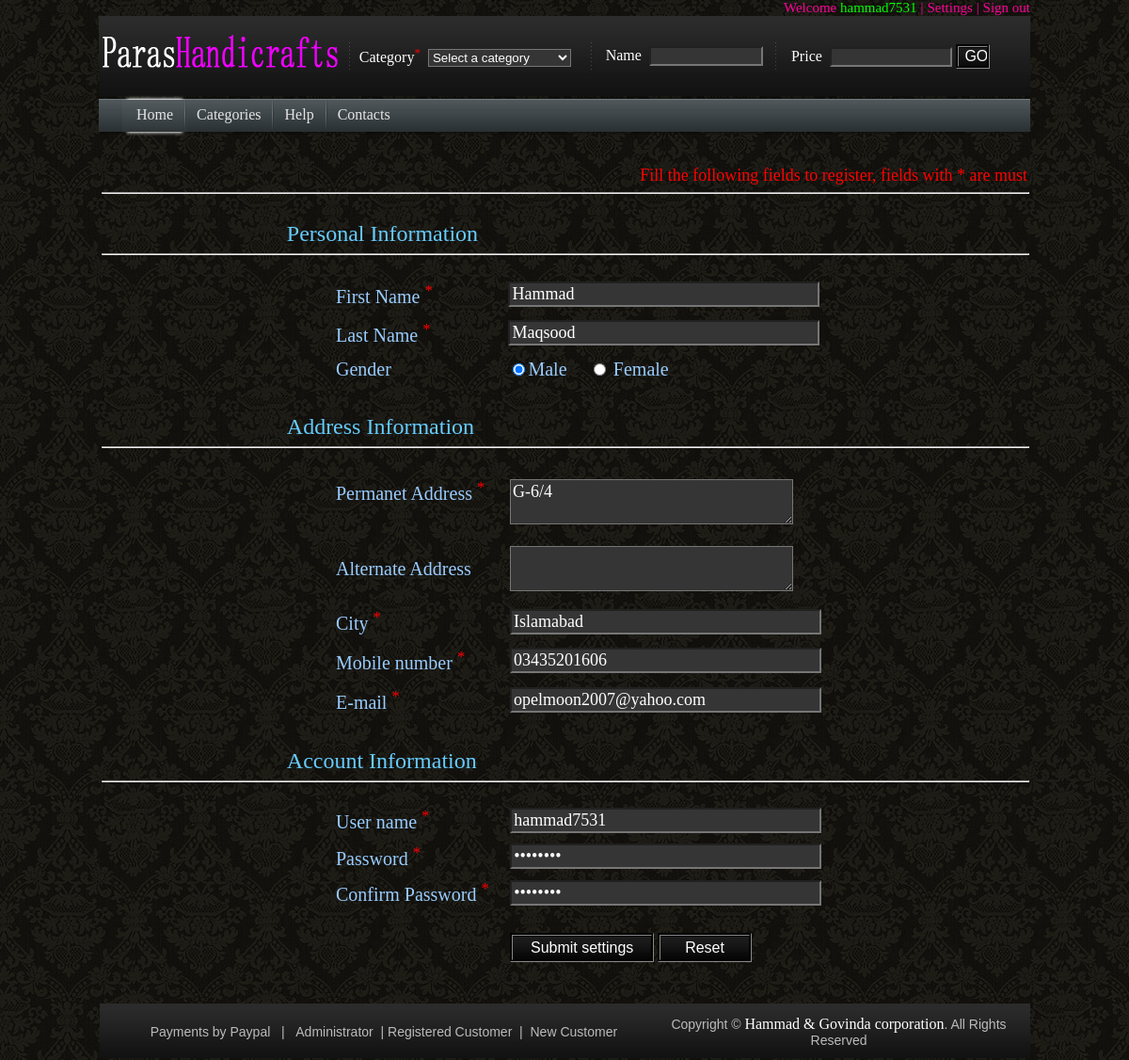
Screenshot of /Forms/registerationForm.php?acountedit (signed in) with the database file from the repository.
### tables this page shows
CREATE TABLE IF NOT EXISTS `userloginid` (
  `username` varchar(255) NOT NULL,
  `password` varchar(255) NOT NULL,
  `customerID` int(11) NOT NULL,
  KEY `password` (`password`)
);

CREATE TABLE IF NOT EXISTS `customer` (
  `fname` varchar(255) NOT NULL,
  `lname` varchar(255) NOT NULL,
  `gender` char(1) NOT NULL,
  `paddress` varchar(255) NOT NULL,
  `a_address` varchar(255) NOT NULL,
  `city` varchar(255) NOT NULL,
  `mobile` varchar(255) NOT NULL,
  `email` varchar(255) NOT NULL,
  `customerID` int(11) NOT NULL AUTO_INCREMENT,
  PRIMARY KEY (`customerID`)
);

### Forms/registerationForm.php (the view, shortened to what this page needs)
<!DOCTYPE HTML PUBLIC "-//W3C//DTD HTML 4.01 Transitional//EN" "http://www.w3.org/TR/html4/loose.dtd">
<html>
<head>
 <link type="text/css" href="../css/Main.css" rel="stylesheet" />
</head>
<body>
                          <?php  include ("../Header/header.php");?>
<form name="registeration" method="post"  <?php if(!isset($_GET['acountedit'])) { ?> action="../Actions/AddCustomerAction.php" <?php } else { ?> action="../Actions/SettingsAction.php" <?php } ?> onsubmit='return valid();' >
       <table width="990px" border="0" align="center">
     <tr>
     <td>
      <p class="formpurpose Regformpurpose"> Fill the following fields to register, fields with * are must</p>
      <hr class="hrLine"/>
                              <?php include("Errorchecks_server_Reg.php");?>
<p class="InfoCategory">Personal Information</p>
<hr class="hrLine"/>
<?php if(!isset($_GET['acountedit']))
	{
    ?>
<table  height="120px" border="0" class="marginFields">
<tr>
   <td width="200px"  class="fieldName">First Name<sup>*</sup> </td>
   <td width="200px" ><input type="text" name="fname" value="" size="30%" class="textfield" /></td>
   <td width="250px" id="error_fn" class="errorfield"></td>
</tr>
<tr>
   <td class="fieldName">Last Name <sup>*</sup></td>
   <td><input type="text" name="lname" value="" size="30%" class="textfield" /></td>
   <td   id="error_ln" class="errorfield"></td>
</tr>
   <tr>
   <td   class="fieldName">Gender</td>
   <td>
     <label class="fieldName"><input type="radio" name="gender" value="M"  checked="checked" />Male</label>&nbsp;&nbsp; &nbsp;&nbsp;
     <label class="fieldName"><input type="radio" name="gender" value="F"  />
          Female</label>
   </td>
</tr>
</table>
<p class="InfoCategory">Address Information</p>
   <hr class="hrLine"/>
<table  border="0" height="270px" class="marginFields">
<tr>
   <td width="200px"  class="fieldName"> Permanet Address <sup>*</sup></td>
   <td width="200px" > <textarea name="paddress" value="" cols="28%" class="textfield"></textarea></td>
   <td width="250px"  id="error_pa" class="errorfield"></td>
</tr>
<tr>
   <td class="fieldName"> Alternate Address </td>
   <td > <textarea name="a_address" value="" cols="28%" class="textfield"></textarea></td>
</tr>
<tr>
   <td class="fieldName">City <sup>*</sup></td>
   <td><input type="text" name="city" value="" size="30%" class="textfield"/></td>
   <td id="error_city" class="errorfield"></td>
</tr>
<tr>
   <td class="fieldName"> Mobile number <sup>*</sup></td>
   <td ><input type="text" name="mobile" value="" size="30%" class="textfield" /></td>
   <td id="error_mobile" class="errorfield"></td>
</tr>
<tr>
   <td class="fieldName"> E-mail <sup>*</sup></td>
   <td ><input type="email" name="email" value="" size="30%" class="textfield" /></td>
   <td id="error_email" class="errorfield"></td>
</tr>
</table>
<p class="InfoCategory">Account Information</p>
   <hr class="hrLine"/>
<table border="0" height="180px" class="marginFields">
<tr>
   <td  width="200px" class="fieldName"> User name <sup>*</sup></td>
   <td width="200px" ><input type="text" name="username" value="" size="30%" class="textfield"/></td>
   <td  width="250px" id="error_un" class="errorfield"></td>
</tr>
<tr>
   <td class="fieldName"> Password <sup>*</sup></td>
   <td ><input type="password" name="password" value="" size="30%" class="textfield" /></td>
   <td id="error_pwd" class="errorfield"></td>
</tr>
<tr>
   <td class="fieldName"> Confirm Password <sup>*</sup></td>
   <td ><input type="password" name="Cpassword" value="" size="30%" class="textfield"/></td>
   <td id="error_Cpwd" class="errorfield"></td>
</tr>
<tr>
   <td >&nbsp;</td>
   <td ><input type="submit" name="submit" value="Create an Account" class="buttonDesign RegSubmitbutton mouseon_button" onClick="function valid()"/>
   <span><input type="reset" name="cancel" value="Reset" class="buttonDesign Resetbutton mouseon_button" /></span></td>
</tr>
</table>
<?php
}
else
{
     include("CheckIsSignin.php");
	if(isset($_SESSION['customerID']))
    {
       $id=$_SESSION['customerID'];
	   $retrieve="SELECT *
	        FROM customer c ,userloginid l
			WHERE  c.customerID=l.customerID AND c.customerID='$id'";
	         $result=mysql_query($retrieve);
	      if(!$result)
	      {
		        die('Invalid query'. mysql_error());
	      }
	     else
	     {
		       $row=mysql_fetch_array($result);
	     }
     }
?>
<table  height="120px" border="0" class="marginFields">
<tr>
   <td width="200px" class="fieldName">First Name <sup>*</sup></td>
   <td width="200px"><input type="text" name="fname" value="<?php echo $row["fname"];?>" size="30%" class="textfield" /></td>
   <td width="250px" id="error_fn" class="errorfield"></td>
</tr>
<tr>
   <td  class="fieldName">Last Name <sup>*</sup></td>
   <td><input type="text" name="lname" value="<?php echo $row["lname"];?>" size="30%" class="textfield" /></td>
   <td id="error_ln" class="errorfield"></td>
</tr>
   <tr>
   <td  class="fieldName">Gender </td>
   <td>
     <label class="fieldName Alignment"><input type="radio" name="gender" value="M" <?php if($row["gender"]=="M"){?>  checked="checked" <?php }?> />Male</label>&nbsp;&nbsp; &nbsp;&nbsp;
     <label class="fieldName"><input type="radio" name="gender" value="F" <?php if($row["gender"]=="F"){?>  checked="checked" <?php }?>  />
          Female</label>
   </td>
</tr>
</table>
<p class="InfoCategory">Address Information</p>
   <hr class="hrLine"/>
<table border="0" height="270px" class="marginFields">
<tr>
   <td width="200px" class="fieldName"> Permanet Address <sup>*</sup> &nbsp; &nbsp;&nbsp;</td>
   <td width="200px"> <textarea name="paddress" value="" cols="28%" class="textfield"><?php echo $row["paddress"];?></textarea></td>
   <td width="250px" id="error_pa" class="errorfield"></td>
</tr>
<tr>
   <td class="fieldName"> Alternate Address </td>
   <td> <textarea name="a_address" value="" cols="28%" class="textfield"><?php echo $row["a_address"];?></textarea></td>
</tr>
<tr>
   <td  class="fieldName">City <sup>*</sup></td>
   <td><input type="text" name="city" value="<?php echo $row["city"];?>" size="30%" class="textfield"/></td>
   <td id="error_city" class="errorfield"></td>
</tr>
<tr>
   <td class="fieldName"> Mobile number <sup>*</sup> </td>
   <td><input type="text" name="mobile" value="<?php echo $row["mobile"];?>" size="30%" class="textfield" /></td>
   <td id="error_mobile" class="errorfield"></td>
</tr>
<tr>
   <td  class="fieldName"> E-mail <sup>*</sup></td>
   <td><input type="email" name="email" value="<?php echo $row["email"];?>" size="30%" class="textfield" /></td>
   <td id="error_email" class="errorfield"></td>
</tr>
</table>
<p class="InfoCategory">Account Information</p>
   <hr class="hrLine"/>
<table border="0" height="180px" class="marginFields">
<tr>
   <td width="200px"  class="fieldName"> User name <sup>*</sup></td>
   <td width="200px"><input type="text" name="username" value="<?php echo $row["username"];?>" size="30%" class="textfield" <?php if($_SESSION['username']=="admin"){?> readonly="readonly" <?php } ?>/></td>
   <td width="250px" id="error_un" class="errorfield"></td>
</tr>
<tr>
   <td  class="fieldName"> Password <sup>*</sup></td>
   <td><input type="password" name="password" value="<?php echo $row["password"];?>" size="30%" class="textfield" /></td>
   <td id="error_pwd" class="errorfield"></td>
</tr>
<tr>
   <td  class="fieldName"> Confirm Password <sup>*</sup></td>
   <td><input type="password" name="Cpassword" value="<?php echo $row["password"];?>" size="30%" class="textfield"/></td>
   <td id="error_Cpwd" class="errorfield"></td>
</tr>
<tr>
   <td >&nbsp;</td>
   <td><input type="submit" name="submit" value="Submit settings" class="buttonDesign RegSubmitbutton mouseon_button" onClick="function valid()"/>
   <span><input type="reset" name="cancel" value="Reset" class="buttonDesign Resetbutton mouseon_button" /></span></td>
</tr>
</table></td></tr></table>
<?php
}
?>
</form>
  <?php include("../Footer/footer.php");?>
</body>
</html>

### css/styleTemp.css (style rules this page uses)
body,td,th { font-family: Arial, Helvetica, sans-serif; font-size: 14px; color: #000000; }
body { margin-left: 0px; margin-top: 0px; margin-right: 0px; margin-bottom: 0px; padding:0px; background-image: url(../images/backG.jpg); }
form { margin:0px;padding:0px; }

### css/styleBasic.css (style rules this page uses)
.textfield { background-color:#353535; color:white; font-family:Georgia, "Times New Roman", Times, serif; font-size:18px; }
.hrLine { width:100%; }
.marginFields { margin:2% 0% 0% 25%; }
sup { color:red; }
.fieldName { color:#99CCFF; font-family:Georgia, "Times New Roman", Times, serif; font-size:20px; }
.errorfield { font-family:Georgia, "Times New Roman", Times, serif; font-size:20px; color:red; }
.buttonDesign { margin:5% 0% 0% 0%; color:#fff; font-size:medium; background-image:url(../images/button1.jpg); border:groove medium #353535; background-repeat:no-repeat; }
.Resetbutton { width:100px;height:31px; }
.formpurpose { color:red; font-family:Georgia, "Times New Roman", Times, serif; font-size:18px; text-align:right; }

### css/styleReg.css (style rules this page uses)
.InfoCategory { margin:3% 0% 0% 20%; font-family:Georgia, "Times New Roman", Times, serif; font-size:24px; color:#6CF; }
.RegSubmitbutton { width:153px;height:31px; }
.Regformpurpose { margin:3% 0% 0% 0%; text-align:right; }

### css/styleProduct.css (style rules this page uses)
.InfoCategory { margin:3% 0% 0% 20%; font-family:Georgia, "Times New Roman", Times, serif; font-size:24px; color:#6CF; }

### rows the page displays
userloginid: fname "Hammad", lname "Maqsood", paddress "G-6/4", city "Islamabad", mobile "03435201606", email "opelmoon2007@yahoo.com", username "hammad7531"
customer: gender "☑ Male", gender "☐ Female"

### other values shown
$activecustomer "hammad7531"
